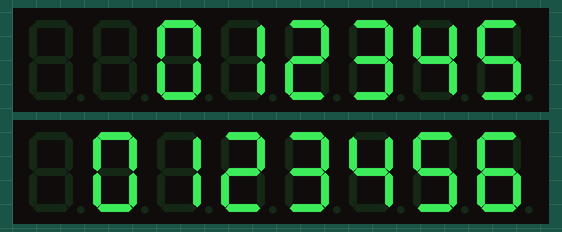
Simulated run of this sketch. Board: Arduino Uno, built with avr-gcc and run on an emulated ATmega328P. Parts: 2 × 8-digit seven-segment display.

Above: at 0.1 s.
At 2.1 s:
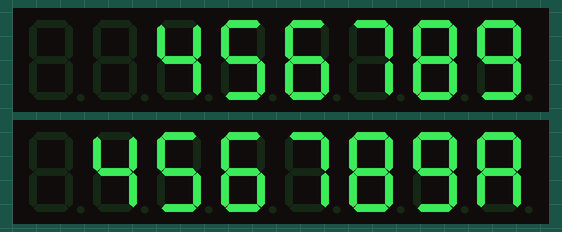
At 3.1 s:
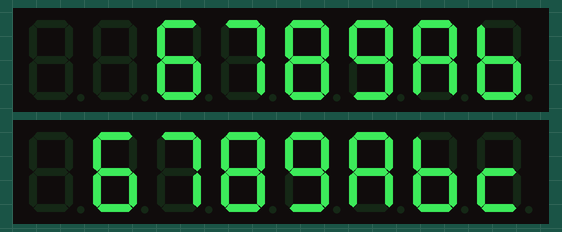
At 4.1 s:
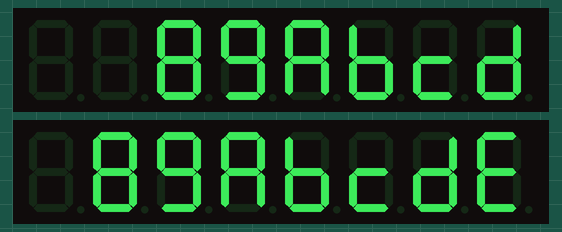
At 6.1 s:
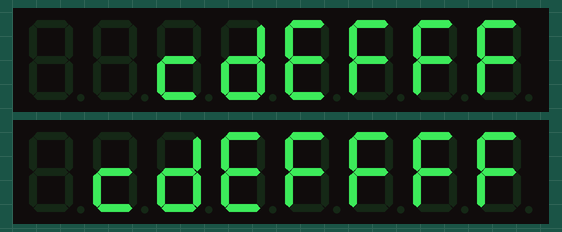
At 8.1 s:
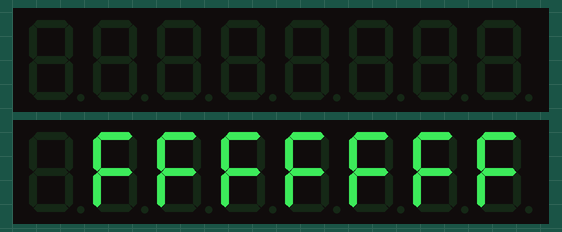

The sketch:

LCDemo7Segment_btsmod.pde
```cpp
//We always have to include the library
#include "LedControl.h"

/*
 Now we need a LedControl to work with.
 ***** These pin numbers will probably not work with your hardware *****
 pin 12 is connected to the DataIn
 pin 11 is connected to the CLK
 pin 10 is connected to LOAD
 We have only a single MAX72XX.
 */
LedControl ledbar=LedControl(13,12,11,1);
LedControl lc=LedControl(16,15,14,1);

/* we always wait a bit between updates of the display */
unsigned long delaytime=500;

void setup() {
  /*
   The MAX72XX is in power-saving mode on startup,
   we have to do a wakeup call
   */
  lc.shutdown(0,false);
  /* Set the brightness to a medium values */
  lc.setIntensity(0,15);
  /* and clear the display */
  lc.clearDisplay(0);


  ledbar.shutdown(0,false);
  /* Set the brightness to a medium values */
  ledbar.setIntensity(0,8);
  /* and clear the display */
  ledbar.clearDisplay(0);

}


/*
 This method will display the characters for the
 word "Arduino" one after the other on digit 0.
 */
void writeArduinoOn7Segment() {
  lc.setChar(0,0,'a',false);
  delay(delaytime);
  lc.setRow(0,0,0x05);
  delay(delaytime);
  lc.setChar(0,0,'d',false);
  delay(delaytime);
  lc.setRow(0,0,0x1c);
  delay(delaytime);
  lc.setRow(0,0,B00010000);
  delay(delaytime);
  lc.setRow(0,0,0x15);
  delay(delaytime);
  lc.setRow(0,0,0x1D);
  delay(delaytime);
  lc.clearDisplay(0);
  delay(delaytime);
}

/*
  This method will scroll all the hexa-decimal
 numbers and letters on the display. You will need at least
 four 7-Segment digits. otherwise it won't really look that good.
 */
void scrollDigits() {
  for(int i=0;i<16;i++) {
    lc.setDigit(0,5,i,false);
    lc.setDigit(0,4,i+1,false);
    lc.setDigit(0,3,i+2,false);
    lc.setDigit(0,2,i+3,false);
    lc.setDigit(0,1,i+4,false);
    lc.setDigit(0,0,i+5,false);

    ledbar.setDigit(0,6,i,false);
    ledbar.setDigit(0,5,i+1,false);
    ledbar.setDigit(0,4,i+2,false);
    ledbar.setDigit(0,3,i+3,false);
    ledbar.setDigit(0,2,i+4,false);
    ledbar.setDigit(0,1,i+5,false);
    ledbar.setDigit(0,0,i+6,false);
    delay(delaytime);
  }
  lc.clearDisplay(0);
  delay(delaytime);
}

void loop() {
  //writeArduinoOn7Segment();
  scrollDigits();
}
```

Measured:
- by itself, everything shown: repeats every 8.6 s, in 17 steps
- what the display in image 1 shows lasts 0.5 s, from 2.0 s to 2.5 s
